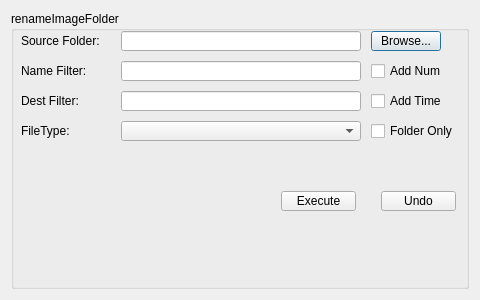
<?xml version="1.0" encoding="UTF-8"?>
<ui version="4.0">
 <class>RenameImageFolderClass</class>
 <widget class="QDialog" name="RenameImageFolderClass">
  <property name="geometry">
   <rect>
    <x>0</x>
    <y>0</y>
    <width>480</width>
    <height>300</height>
   </rect>
  </property>
  <property name="windowTitle">
   <string>RenameImageFolder</string>
  </property>
  <layout class="QHBoxLayout" name="horizontalLayout">
   <item>
    <widget class="QGroupBox" name="groupBox">
     <property name="title">
      <string>renameImageFolder</string>
     </property>
     <widget class="QLabel" name="label_2">
      <property name="geometry">
       <rect>
        <x>10</x>
        <y>50</y>
        <width>90</width>
        <height>20</height>
       </rect>
      </property>
      <property name="text">
       <string>Name Filter:</string>
      </property>
     </widget>
     <widget class="QLabel" name="label">
      <property name="geometry">
       <rect>
        <x>10</x>
        <y>20</y>
        <width>90</width>
        <height>20</height>
       </rect>
      </property>
      <property name="text">
       <string>Source Folder:</string>
      </property>
     </widget>
     <widget class="QLineEdit" name="lineEdit_sourceFolder">
      <property name="geometry">
       <rect>
        <x>110</x>
        <y>20</y>
        <width>240</width>
        <height>20</height>
       </rect>
      </property>
     </widget>
     <widget class="QLineEdit" name="lineEdit_nameFilter">
      <property name="geometry">
       <rect>
        <x>110</x>
        <y>50</y>
        <width>240</width>
        <height>20</height>
       </rect>
      </property>
     </widget>
     <widget class="QPushButton" name="pushButton_browseSourceFolder">
      <property name="geometry">
       <rect>
        <x>360</x>
        <y>20</y>
        <width>70</width>
        <height>20</height>
       </rect>
      </property>
      <property name="text">
       <string>Browse...</string>
      </property>
     </widget>
     <widget class="QPushButton" name="pushButton_execute">
      <property name="geometry">
       <rect>
        <x>270</x>
        <y>180</y>
        <width>75</width>
        <height>20</height>
       </rect>
      </property>
      <property name="text">
       <string>Execute</string>
      </property>
     </widget>
     <widget class="QLabel" name="label_3">
      <property name="geometry">
       <rect>
        <x>10</x>
        <y>110</y>
        <width>90</width>
        <height>20</height>
       </rect>
      </property>
      <property name="text">
       <string>FileType:</string>
      </property>
     </widget>
     <widget class="QComboBox" name="comboBox_fileType">
      <property name="geometry">
       <rect>
        <x>110</x>
        <y>110</y>
        <width>240</width>
        <height>20</height>
       </rect>
      </property>
     </widget>
     <widget class="QCheckBox" name="checkBox_addNum">
      <property name="geometry">
       <rect>
        <x>360</x>
        <y>50</y>
        <width>70</width>
        <height>20</height>
       </rect>
      </property>
      <property name="text">
       <string>Add Num</string>
      </property>
     </widget>
     <widget class="QCheckBox" name="checkBox_addTime">
      <property name="geometry">
       <rect>
        <x>360</x>
        <y>80</y>
        <width>70</width>
        <height>20</height>
       </rect>
      </property>
      <property name="text">
       <string>Add Time</string>
      </property>
     </widget>
     <widget class="QPushButton" name="pushButton_undo">
      <property name="geometry">
       <rect>
        <x>370</x>
        <y>180</y>
        <width>75</width>
        <height>20</height>
       </rect>
      </property>
      <property name="text">
       <string>Undo</string>
      </property>
     </widget>
     <widget class="QLabel" name="label_4">
      <property name="geometry">
       <rect>
        <x>10</x>
        <y>80</y>
        <width>90</width>
        <height>20</height>
       </rect>
      </property>
      <property name="text">
       <string>Dest Filter:</string>
      </property>
     </widget>
     <widget class="QLineEdit" name="lineEdit_destFilter">
      <property name="geometry">
       <rect>
        <x>110</x>
        <y>80</y>
        <width>240</width>
        <height>20</height>
       </rect>
      </property>
     </widget>
     <widget class="QCheckBox" name="checkBox_folderOnly">
      <property name="geometry">
       <rect>
        <x>360</x>
        <y>110</y>
        <width>90</width>
        <height>20</height>
       </rect>
      </property>
      <property name="text">
       <string>Folder Only</string>
      </property>
     </widget>
    </widget>
   </item>
  </layout>
 </widget>
 <layoutdefault spacing="6" margin="11"/>
 <resources/>
 <connections/>
</ui>
